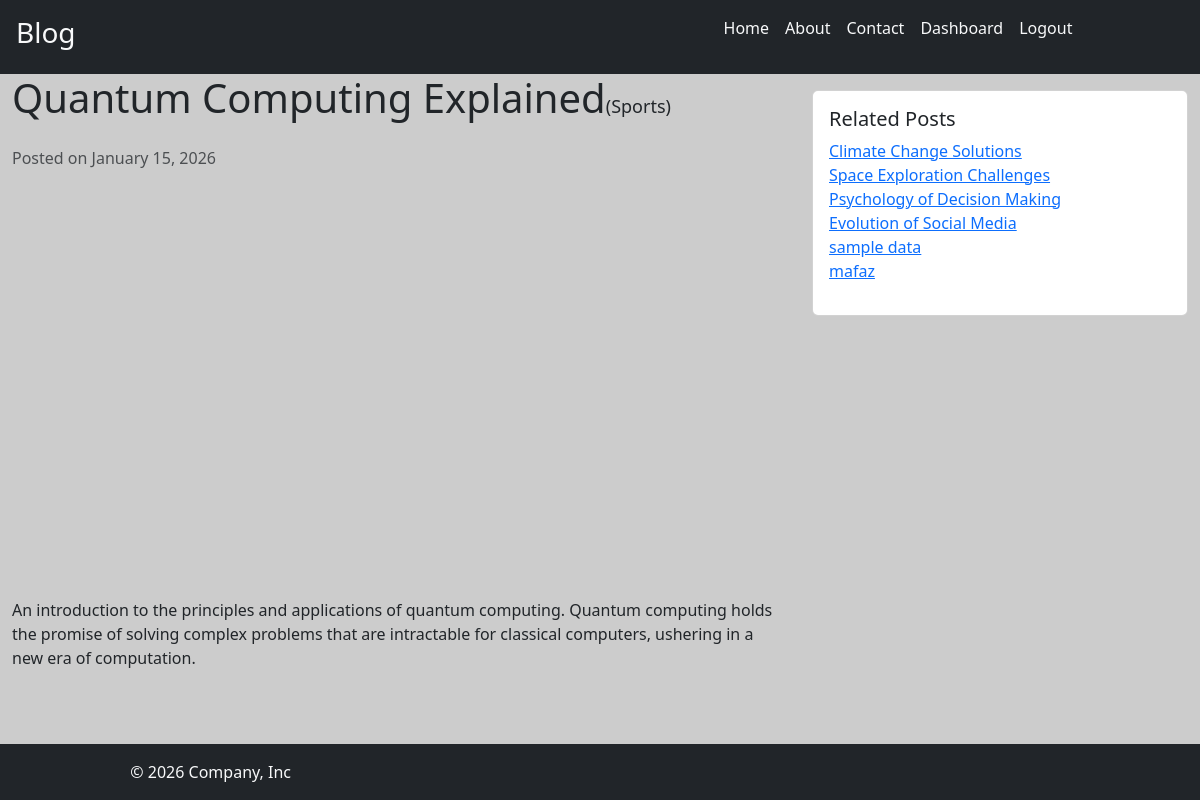
The page /post/quantum-computing-explained (signed in) on the database its author committed.
### blog/models.py (models this page shows, shortened)
class Post(models.Model):
    title = models.CharField(max_length = 100)
    content = models.TextField()
    img_url = models.ImageField(null = True, upload_to = "posts/images")
    created_at = models.DateTimeField(auto_now_add = True)
    slug = models.SlugField(unique = True)
    category = models.ForeignKey(Categorys, on_delete=models.CASCADE)
    user = models.ForeignKey(User, on_delete=models.CASCADE, null = True)
    is_published = models.BooleanField(default = False)
    @property
    def formatted_img_url(self) :
        url = self.img_url if self.img_url.__str__().startswith(('http://', 'https://')) else self.img_url.url
        return url

class Categorys(models.Model):
    name = models.CharField(max_length = 100)

### blog/views.py (the view)
# urls.py: path('post/<str:slug>', views.post_details, name='details'),
def post_details(request, slug):
    if request.user and not request.user.has_perm('blog.view_post'):
        messages.error(request, "Sorry you are not have a permission to view Detail page !")
        return redirect('index')
    try:
        post = Post.objects.get(slug=slug)
        related_post = Post.objects.filter(category = post.category).exclude(pk = post.id)
        return render(request, 'details.html',{"post_title" : titles[1], "post": post, "related_posts":related_post})
    except Post.DoesNotExist:
        raise Http404("Post does not exist")

### blog/templates/details.html
{% extends "base.html" %}
{% block content %}
    <div class="container-fluid ">
        <div class="row">
            <div class="col-lg-8">
              <h1 class="mb-4">{{post.title}}<small style="font-size:18px">({{post.category.name}})</small></h1>
              <p class="text-muted">Posted on {{post.created_at | date:"F d, Y"}}</p>
              <img style="height:800; width:400" src="{{post.formatted_img_url}}" class="img-fluid mb-4" alt="Blog Image">
              <p>{{post.content}}</p>
            </div>
            <div class="col-lg-4">
              <div class="card mt-3">
                <div class="card-body">
                  <h5 class="card-title">Related Posts</h5>
                  <ul class="list-unstyled">
                    {% for i in  related_posts%}
                    <li><a href="{% url 'details' slug=i.slug %}">{{i.title}}</a></li>
                    {% endfor %}
                  </ul>
                </div>
              </div>
            </div>
        </div>
    </div>
{% endblock %}

### blog/static/blog/style.css (style rules this page uses)
body { background-color: #cccccc; }

### rows shown on the page
Post: title "Quantum Computing Explained", category.name "Sports", created_at "January 15, 2026", content "An introduction to the principles and applications of quantum computing. Quantum computing holds the promise of solving complex problems that are intractable for classical computers, ushering in a new era of computation."
Post: title "Climate Change Solutions"
Post: title "Space Exploration Challenges"
Post: title "Psychology of Decision Making"
Post: title "Evolution of Social Media"
Post: title "sample data"
Post: title "mafaz"
